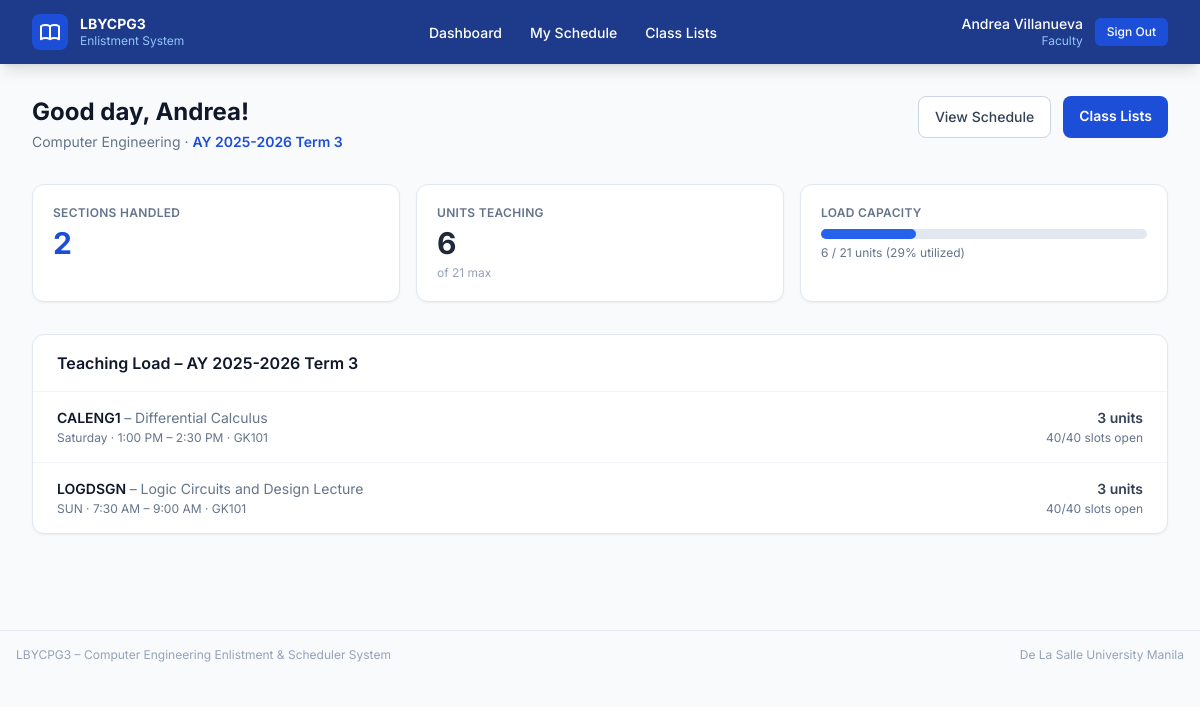
Before: /faculty/dashboard/ (signed in) with the older database file.
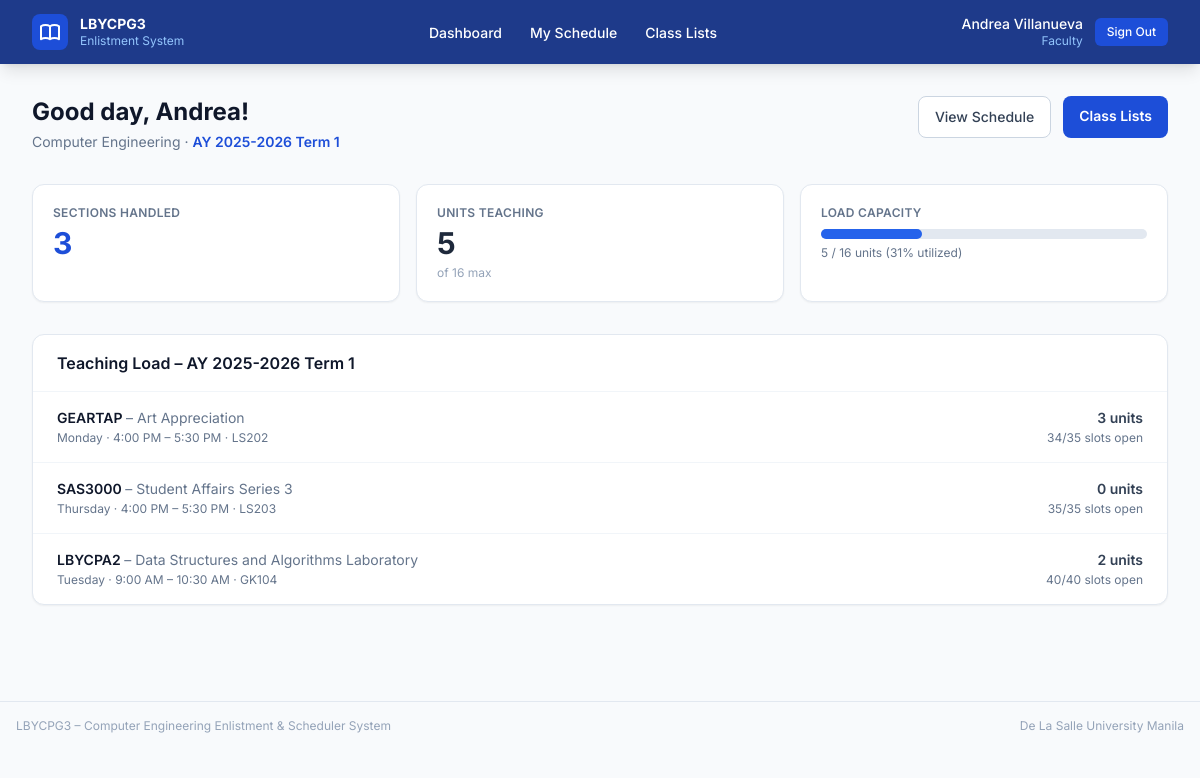
After: the same page with the newer database file.
### core/models.py (models this page shows, shortened)
class AcademicTerm(models.Model):
    term_name    = models.CharField(max_length=60, unique=True)
    term_number  = models.PositiveSmallIntegerField(
        choices=TermNumber.choices,
        default=TermNumber.TERM_1,
        help_text="Which trimester this academic term represents. Students will only "
                  "see and enlist in Subjects whose term_number matches this value.",
    )
    is_active    = models.BooleanField(
        default=False,
        help_text="Only one term should be active at a time. "
                  "Setting this True does NOT auto-deactivate others – manage via admin.",
    )
    created_at   = models.DateTimeField(auto_now_add=True)
    class Meta:
        verbose_name = "Academic Term"
        verbose_name_plural = "Academic Terms"
        ordering = ["-created_at"]

class Faculty(models.Model):
    user             = models.OneToOneField(User, on_delete=models.CASCADE, related_name="faculty_profile")
    first_name       = models.CharField(max_length=80)
    last_name        = models.CharField(max_length=80)
    department       = models.CharField(max_length=120)
    max_teaching_load = models.PositiveSmallIntegerField(
        default=21,
        help_text="Maximum units this faculty member may teach per term.",
    )
    class Meta:
        verbose_name = "Faculty"
        verbose_name_plural = "Faculty Members"
        ordering = ["last_name", "first_name"]

class Schedule(models.Model):
    DUPLICATE_CLASS_MESSAGE = "This class already exists."
    class Day(models.TextChoices):
        MONDAY    = "MON", "Monday"
        TUESDAY   = "TUE", "Tuesday"
        WEDNESDAY = "WED", "Wednesday"
        THURSDAY  = "THU", "Thursday"
        FRIDAY    = "FRI", "Friday"
        SATURDAY  = "SAT", "Saturday"
    term            = models.ForeignKey(AcademicTerm, on_delete=models.CASCADE, related_name="schedules")
    subject         = models.ForeignKey(Subject,      on_delete=models.CASCADE, related_name="schedules")
    faculty         = models.ForeignKey(Faculty,      on_delete=models.CASCADE, related_name="schedules")
    room            = models.ForeignKey(Room,         on_delete=models.CASCADE, related_name="schedules")
    day             = models.CharField(max_length=3, choices=Day.choices)
    time_start      = models.TimeField()
    time_end        = models.TimeField()
    total_slots     = models.PositiveSmallIntegerField(default=40)
    available_slots = models.PositiveSmallIntegerField(default=40)
    class Meta:
        verbose_name = "Schedule"
        verbose_name_plural = "Schedules"
        ordering = ["term", "day", "time_start"]
        constraints = [
            models.UniqueConstraint(
                fields=["term", "subject", "day", "time_start", "time_end"],
                name="unique_subject_offering_slot",
            ),
            models.UniqueConstraint(
                fields=["term", "room", "day", "time_start", "time_end"],
                name="unique_room_slot",
            ),
            models.UniqueConstraint(
                fields=["term", "faculty", "day", "time_start", "time_end"],
                name="unique_faculty_slot",
            ),
        ]

class Subject(models.Model):
    class PrerequisiteType(models.TextChoices):
        HARD = "hard", "Hard prerequisite"
        SOFT = "soft", "Soft prerequisite"
        CO_REQUISITE = "co_requisite", "Co-requisite"
    subject_code  = models.CharField(max_length=20, unique=True)
    subject_title = models.CharField(max_length=200)
    units         = models.PositiveSmallIntegerField(default=3)
    term_number   = models.PositiveSmallIntegerField(
        choices=TermNumber.choices,
        default=TermNumber.TERM_1,
        help_text="Which trimester of the curriculum this subject is normally offered in "
                  "(e.g. Term 3), and which students may enlist in it. "
                  "Set and changed only by the administrator.",
    )
    prerequisite_type = models.CharField(
        max_length=20,
        choices=PrerequisiteType.choices,
        default=PrerequisiteType.HARD,
        help_text="How this prerequisite rule should be enforced.",
    )
    prerequisite  = models.ForeignKey(
        "self",
        null=True,
        blank=True,
        on_delete=models.SET_NULL,
        related_name="unlocks",
        help_text="Related subject used for prerequisite or co-requisite rules.",
    )
    class Meta:
        verbose_name = "Subject"
        verbose_name_plural = "Subjects"
        ordering = ["term_number", "subject_code"]

class Room(models.Model):
    room_name = models.CharField(max_length=60, unique=True)
    capacity  = models.PositiveSmallIntegerField(default=40)
    class Meta:
        verbose_name = "Room"
        verbose_name_plural = "Rooms"
        ordering = ["room_name"]

### core/views.py (the view)
    @login_required(login_url="login")
    def wrapper(request, *args, **kwargs):
        if not request.user.is_faculty:
            messages.error(request, "This area is for faculty members only.")
            return redirect("login")
        try:
            request.faculty = request.user.faculty_profile
        except Faculty.DoesNotExist:
            messages.error(request, "Faculty profile not found. Contact the administrator.")
            return redirect("login")
        return view_fn(request, *args, **kwargs)

### core/models.py (called while the page is built)
    @property
    def is_faculty(self):
        return self.role == self.Role.FACULTY

    @property
    def is_student(self):
        return self.role == self.Role.STUDENT

### core/views.py (called while the page is built)
def faculty_required(view_fn):
    @login_required(login_url="login")
    def wrapper(request, *args, **kwargs):
        if not request.user.is_faculty:
            messages.error(request, "This area is for faculty members only.")
            return redirect("login")
        try:
            request.faculty = request.user.faculty_profile
        except Faculty.DoesNotExist:
            messages.error(request, "Faculty profile not found. Contact the administrator.")
            return redirect("login")
        return view_fn(request, *args, **kwargs)
    wrapper.__name__ = view_fn.__name__
    return wrapper

def _get_active_term():
    return AcademicTerm.objects.filter(is_active=True).first()

### templates/core/faculty/dashboard.html (shortened to what this page needs)
{% extends "core/base.html" %}
{% block content %}
<div class="flex items-start justify-between mb-8">
  <div>
    <h1 class="text-2xl font-bold text-slate-900">Good day, {{ faculty.first_name }}!</h1>
    <p class="text-slate-500 text-sm mt-1">
      {{ faculty.department }}
      {% if term %} · <span class="font-semibold text-blue-700">{{ term.term_name }}</span>{% endif %}
    </p>
  </div>
  <div class="flex gap-3">
    <a href="{% url 'faculty_schedule' %}"
      class="bg-white border border-slate-300 hover:bg-slate-50 text-slate-700 text-sm
             font-medium px-4 py-2.5 rounded-lg transition-colors">
      View Schedule
    </a>
    <a href="{% url 'faculty_class_list' %}"
      class="bg-blue-700 hover:bg-blue-600 text-white text-sm font-semibold
             px-4 py-2.5 rounded-lg transition-colors">
      Class Lists
    </a>
  </div>
</div>
<div class="grid grid-cols-2 sm:grid-cols-3 gap-4 mb-8">
  <div class="bg-white rounded-xl border border-slate-200 p-5 shadow-sm">
    <p class="text-xs font-semibold text-slate-500 uppercase tracking-wide mb-1">Sections Handled</p>
    <p class="text-3xl font-bold text-blue-700">{{ schedules|length }}</p>
  </div>
  <div class="bg-white rounded-xl border border-slate-200 p-5 shadow-sm">
    <p class="text-xs font-semibold text-slate-500 uppercase tracking-wide mb-1">Units Teaching</p>
    <p class="text-3xl font-bold text-slate-800">{{ total_units }}</p>
    <p class="text-xs text-slate-400 mt-1">of {{ faculty.max_teaching_load }} max</p>
  </div>
  <div class="bg-white rounded-xl border border-slate-200 p-5 shadow-sm sm:col-auto col-span-2">
    <p class="text-xs font-semibold text-slate-500 uppercase tracking-wide mb-2">Load Capacity</p>
    {% if faculty.max_teaching_load > 0 %}
    {% with pct=total_units|floatformat:0 %}
    <div class="bg-slate-200 rounded-full h-2.5">
      <div class="bg-blue-600 h-2.5 rounded-full transition-all"
           style="width: {% widthratio total_units faculty.max_teaching_load 100 %}%"></div>
    </div>
    <p class="text-xs text-slate-500 mt-1.5">
      {{ total_units }} / {{ faculty.max_teaching_load }} units
      ({% widthratio total_units faculty.max_teaching_load 100 %}% utilized)
    </p>
    {% endwith %}
    {% endif %}
  </div>
</div>
{% if not term %}
<div class="bg-amber-50 border border-amber-200 rounded-xl p-6 text-center">
  <p class="text-amber-800 font-medium">No active enrollment term.</p>
</div>
{% elif schedules %}
<div class="bg-white rounded-xl border border-slate-200 shadow-sm">
  <div class="px-6 py-4 border-b border-slate-100">
    <h2 class="font-semibold text-slate-900">Teaching Load – {{ term.term_name }}</h2>
  </div>
  <div class="divide-y divide-slate-100">
    {% for sched in schedules %}
    <div class="flex items-center justify-between px-6 py-4">
      <div>
        <p class="font-semibold text-slate-900 text-sm">
          {{ sched.subject.subject_code }}
          <span class="font-normal text-slate-500">– {{ sched.subject.subject_title }}</span>
        </p>
        <p class="text-xs text-slate-500 mt-0.5">
          {{ sched.get_day_display }} · {{ sched.time_start|time:"g:i A" }} – {{ sched.time_end|time:"g:i A" }}
          · {{ sched.room.room_name }}
        </p>
      </div>
      <div class="text-right ml-4 shrink-0">
        <p class="text-sm font-semibold text-slate-700">{{ sched.subject.units }} units</p>
        <p class="text-xs text-slate-500 mt-0.5">
          {{ sched.available_slots }}/{{ sched.total_slots }} slots open
        </p>
      </div>
    </div>
    {% endfor %}
  </div>
</div>
{% else %}
<div class="bg-white rounded-xl border border-slate-200 p-12 text-center shadow-sm">
  <p class="text-slate-400 text-sm">No sections assigned for this term.</p>
</div>
{% endif %}
{% endblock %}

Changed rows visible on the page:
no longer on this page (row edited): AcademicTerm: term_name "AY 2025-2026 Term 3"
no longer on this page (row edited): Schedule: subject.subject_code "CALENG1", subject.subject_title "Differential Calculus", day "Saturday", time_start "1:00 PM", time_end "2:30 PM", room.room_name "GK101", subject.units "3", available_slots "40", total_slots "40"
no longer on this page (row edited): Schedule: subject.subject_code "LOGDSGN", subject.subject_title "Logic Circuits and Design Lecture", day "SUN", time_start "7:30 AM", time_end "9:00 AM", room.room_name "GK101", subject.units "3", available_slots "40", total_slots "40"
changed Faculty "Andrea": max_teaching_load "21" → "16"; max_teaching_load "29" → "31"
now on this page (row edited): AcademicTerm: term_name "AY 2025-2026 Term 1"
now on this page (row edited): Schedule: subject.subject_code "GEARTAP", subject.subject_title "Art Appreciation", day "Monday", time_start "4:00 PM", time_end "5:30 PM", room.room_name "LS202", subject.units "3", available_slots "34", total_slots "35"
now on this page (row edited): Schedule: subject.subject_code "SAS3000", subject.subject_title "Student Affairs Series 3", day "Thursday", time_start "4:00 PM", time_end "5:30 PM", room.room_name "LS203", subject.units "0", available_slots "35", total_slots "35"
now on this page (row edited): Schedule: subject.subject_code "LBYCPA2", subject.subject_title "Data Structures and Algorithms Laboratory", day "Tuesday", time_start "9:00 AM", time_end "10:30 AM", room.room_name "GK104", subject.units "2", available_slots "40", total_slots "40"
Other visible differences:
{{ schedules|length }}: "2" → "3"
{{ total_units }}: "6" → "5"
